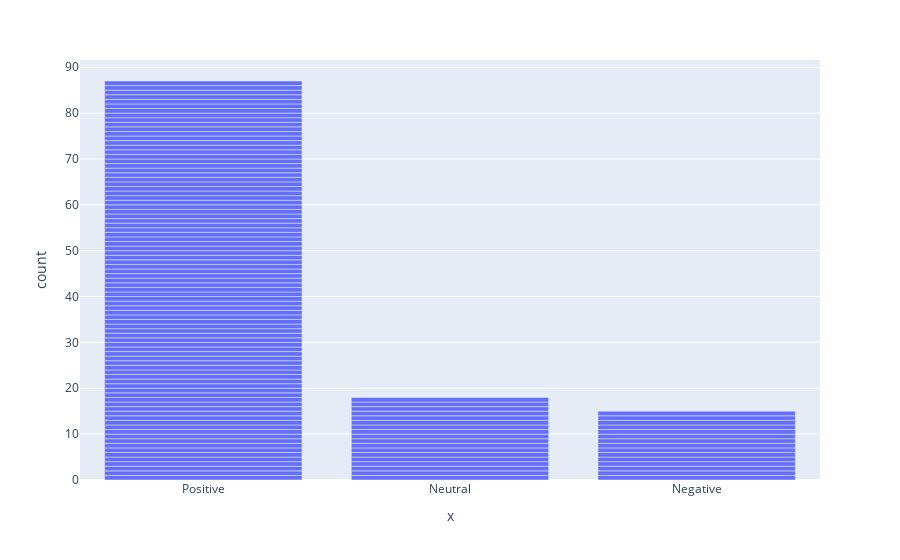

Here is the notebook cell this chart was saved with:
### Code cell
px.bar(x=test["Sentiment"])

### Figure 1 — Plotly figure (JSON) as saved in the notebook; plotly's stock layout.template omitted (floating-point values rounded to 4 significant figures)
{"data": [{"alignmentgroup": "True", "hovertemplate": "x=%{x}<br>count=%{y}<extra></extra>", "legendgroup": "", "marker": {"color": "#636efa", "pattern": {"shape": ""}}, "name": "", "offsetgroup": "", "orientation": "v", "showlegend": false, "textposition": "auto", "type": "bar", "x": ["Positive", "Neutral", "Positive", "Positive", "Neutral", "Positive", "Positive", "Neutral", "Negative", "Positive", "Positive", "Negative", "Positive", "Positive", "Positive", "Positive", "Positive", "Positive", "Positive", "Positive", "Negative", "Neutral", "Positive", "Positive", "Positive", "Positive", "Positive", "Positive", "Neutral", "Positive", "Positive", "Neutral", "Positive", "Positive", "Positive", "Positive", "Positive", "Positive", "Positive", "Positive", "Positive", "Positive", "Neutral", "Neutral", "Neutral", "Positive", "Negative", "Negative", "Positive", "Negative", "Positive", "Neutral", "Positive", "Negative", "Positive", "Positive", "Positive", "Positive", "Positive", "Positive", "Positive", "Positive", "Positive", "Positive", "Positive", "Positive", "Negative", "Neutral", "Negative", "Positive", "Negative", "Positive", "Positive", "Negative", "Positive", "Negative", "Positive", "Positive", "Positive", "Positive", "Positive", "Positive", "Positive", "Positive", "Positive", "Positive", "Negative", "Neutral", "Positive", "Positive", "Positive", "Positive", "Positive", "Positive", "Neutral", "Positive", "Positive", "Positive", "Positive", "Positive", "Positive", "Positive", "Negative", "Positive", "Positive", "Positive", "Positive", "Neutral", "Neutral", "Positive", "Negative", "Neutral", "Neutral", "Positive", "Neutral", "Positive", "Positive", "Positive", "Positive", "Positive"], "xaxis": "x", "y": [1, 1, 1, 1, 1, 1, 1, 1, 1, 1, 1, 1, 1, 1, 1, 1, 1, 1, 1, 1, 1, 1, 1, 1, 1, 1, 1, 1, 1, 1, 1, 1, 1, 1, 1, 1, 1, 1, 1, 1, 1, 1, 1, 1, 1, 1, 1, 1, 1, 1, 1, 1, 1, 1, 1, 1, 1, 1, 1, 1, 1, 1, 1, 1, 1, 1, 1, 1, 1, 1, 1, 1, 1, 1, 1, 1, 1, 1, 1, 1, 1, 1, 1, 1, 1, 1, 1, 1, 1, 1, 1, 1, 1, 1, 1, 1, 1, 1, 1, 1, 1, 1, 1, 1, 1, 1, 1, 1, 1, 1, 1, 1, 1, 1, 1, 1, 1, 1, 1, 1], "yaxis": "y"}], "layout": {"barmode": "relative", "legend": {"tracegroupgap": 0}, "margin": {"t": 60}, "xaxis": {"anchor": "y", "domain": [0, 1], "title": {"text": "x"}}, "yaxis": {"anchor": "x", "domain": [0, 1], "title": {"text": "count"}}}}
